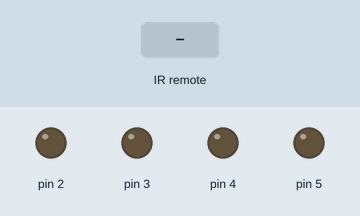
Recording of a sketch running on a simulated Arduino Uno, built with avr-gcc and run on an emulated ATmega328P. Parts: output pins drawn as LEDs (lit = HIGH). The test bench sets the inputs (shaded band).

Above: at 1.2 s.
1.3 s: infrared code 0xFF18E7 received
At 1.7 s:
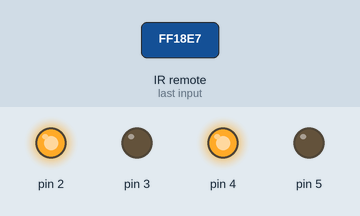
2.8 s: infrared code 0xFF10EF received
At 4.0 s:
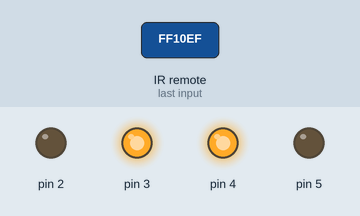
4.3 s: infrared code 0xFF5AA5 received
At 5.2 s:
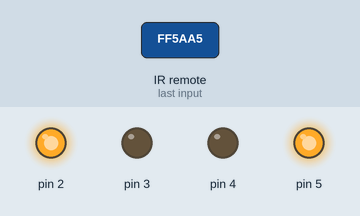
5.8 s: infrared code 0xFF4AB5 received
At 6.4 s:
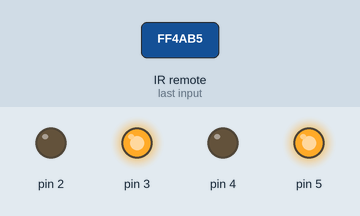
7.3 s: infrared code 0xFFA25D received
At 8.5 s:
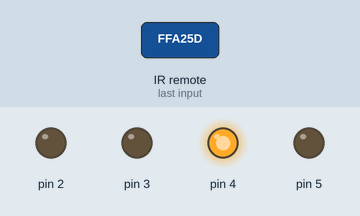
8.8 s: infrared code 0xFFE21D received
At 9.8 s:
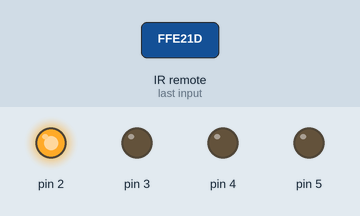
Timing chart, 0 to 13.3 s (numbered marks = the images above; inputs shaded):
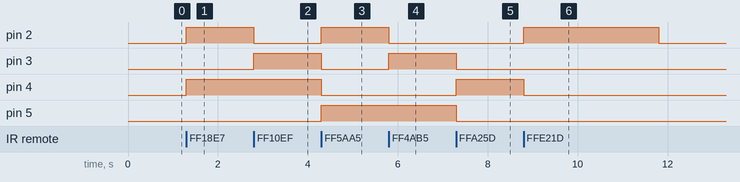

Measured:
- after the input at 1.3 s, pin 2, pin 4: LOW → HIGH at once
- after the input at 2.8 s, pin 2: HIGH → LOW at once; pin 3: LOW → HIGH at once
- after the input at 4.3 s, pin 2, pin 5: LOW → HIGH at once; pin 3, pin 4: HIGH → LOW at once
- after the input at 5.8 s, pin 2: HIGH → LOW at once; pin 3: LOW → HIGH at once
- after the input at 7.3 s, pin 3, pin 5: HIGH → LOW at once; pin 4: LOW → HIGH at once
- after the input at 8.8 s, pin 2: LOW → HIGH at once, → LOW 3.0 s later; pin 4: HIGH → LOW after 0.00 s instead of 1.5 s

The sketch:

robot_IRreceiver.ino
```cpp
// Установка расширеной библиотеки управление ИК-приёмником.
// C:\Program Files (x86)\Arduino\Libraries\RobotIRremote - удалить
// https://github.com/z3t0/Arduino-IRremote - скачать и записать в C:\Program Files (x86)\Arduino\Libraries\

#include <IRremote.h>
#include "IRremote.h" // Подключаем локально библиотеку из текущего каталога
#include "motor.h" // Подключаем все функции управления моторами
// Функция инициализации, выполняется один раз.
// Порт для IR-приемника.
int RECV_PIN = 7;
// Создание IR-приемника.
IRrecv irrecv(RECV_PIN);
// Переменная для хранения кодов кнопок, получаемых от IR-приемника.
decode_results results;
// Хранит время последнего нажатия кнопки.
unsigned long _time;
/////////////
// Опишем коды кнопок макроподстановками:
#define FORWARD 0xFF18E7
#define LEFT 0xFF10EF
#define RIGHT 0xFF5AA5
#define STOP 0xFF38C7
#define BACKWARD 0xFF4AB5
#define FORWARDLEFT 0xFFA25D
#define FORWARD2 0xFF629D
#define FORWARDRIGHT 0xFFE21D
#define LEFT2 0xFF22DD
#define STOP2 0xFF02FD
#define RIGHT2 0xFFC23D
#define BACKWARDLEFT 0xFFE01F
#define BACKWARD2 0xFFA857
#define BACKWARDRIGHT 0xFF906F
#define STOP3 0xFF9867
#define STOP4 0xFF6897
#define STOP5 0xFFB04F
// Инициализация.
void setup()
{
   // Переменные – номера контактов (пинов) Arduino.
   // Для левых и правых моторов машинки.
   setup_motor_system(2, 3, 4, 5);
   _stop(); // Двигатели остановлены.
   // Запуск IR-приемника.
   irrecv.enableIRIn();
   _time = millis();
 }
// Основная программа.
void loop()
{
 if (irrecv.decode(&results))
 {
   _time = millis();
   switch (results.value) {
     // Вперед
     case FORWARD:
      forward();
     break;
     // Назад
     case BACKWARD:
     backward();
     break;
     // Влево
     case LEFT:
     left();
     break;
     // Вправо
     case RIGHT:
     right();
     break;
     // Вперед
     case FORWARD2:
     forward();
     break;
     // Назад
     case BACKWARD2:
     backward();
     break;
     // Влево
     case LEFT2:
     left();
     break;
     // Вправо
     case RIGHT2:
     right();
     break;
     // Прямо и влево
     case FORWARDLEFT:
     forward_left();
     break;
     // Прямо и вправо
     case FORWARDRIGHT:
     forward_right();
     break;
     // Назад и влево
     case BACKWARDLEFT:
     backward_left();
     break;
     // Назад и вправо
     case BACKWARDRIGHT:
     backward_right();
     break;
     // Стоп
     case STOP:
     _stop();
     break;
     case STOP2:
     _stop();
     break;
     case STOP3:
     _stop();
     break;
     case STOP4:
     _stop();
     break;
     case STOP5:
     _stop();
     break;
   }
   irrecv.resume();
 }
 // Если никакая клавиша не нажата более 3 сек., то остановка.
 if((millis()-_time)>3000) {_stop();}
}
//=====================================================================


////===============================================
//// Проверка кодов кнопок у ИК-пульта
//#include "IRremote.h" // Подключаем локально библиотеку из текущего каталога
//// Порт Arduino для приемника.
//int RECV_PIN = 7;
//// Создаем объект IR-приемник.
//IRrecv irrecv(RECV_PIN);
//// Создаем структуру результата приема данных IR-канала.
//decode_results results;
//void setup()
//{
// // Устанавливаем скорость порта связи с ПК.
// Serial.begin(9600);
// // Запуск IR-приемника.
// irrecv.enableIRIn();
//}
//void loop() {
// // Если пришли данные.
// if (irrecv.decode(&results)) {
// // Послать полученные данные на ПК в 16-м представлении.
// Serial.println(results.value, HEX);
// // Готов к приему.
// irrecv.resume();
// }
// delay(100);
//}
```

motor.h
```cpp
// Объявляем переменные для хранения состояния двух моторов.
int motor_L1, motor_L2;
int motor_R1, motor_R2;
//===============================================
// Функция инициализации управления моторами.
void setup_motor_system(int L1, int L2, int R1, int R2)
{
 // Заносятся в переменные номера контактов (пинов) Arduino.
 motor_L1 = L1; motor_L2 = L2;
 // Для левых и правых моторов робота.
 motor_R1 = R1; motor_R2 = R2;
 // Переводятся указанные порты в состояние вывода данных.
 pinMode(motor_L1, OUTPUT);
 pinMode(motor_L2, OUTPUT);
 pinMode(motor_R1, OUTPUT);
 pinMode(motor_R2, OUTPUT);
}
//===============================================
// движение вперед.
void forward()
{
 // Если двигатель будет работать не в ту сторону,
 // поменять на нем контакты местами.
  digitalWrite(motor_L1, HIGH);
 digitalWrite(motor_L2, LOW);
 digitalWrite(motor_R1, HIGH);
 digitalWrite(motor_R2, LOW);
}
//===============================================
// Поворот налево с блокировкой левых колес.
void forward_left()
{
 // блокировка вращения левых колес.
 digitalWrite(motor_L1, LOW);
 digitalWrite(motor_L2, LOW);
 // правые колеса вращаются.
 digitalWrite(motor_R1, HIGH);
 digitalWrite(motor_R2, LOW);
}
//===============================================
// Поворот направо с блокировкой правых колес.
void forward_right()
{
 // левые колеса вращаются.
 digitalWrite(motor_L1, HIGH);
 digitalWrite(motor_L2, LOW);
 // блокировка вращения правых колес.
 digitalWrite(motor_R1, LOW);
 digitalWrite(motor_R2, LOW);
}
// Поворот налево на месте.
void left()
{
 // левые колеса вращаются назад.
 digitalWrite(motor_L1, LOW);
 digitalWrite(motor_L2, HIGH);
 // правые колеса вращаются вперед.
 digitalWrite(motor_R1, HIGH);
 digitalWrite(motor_R2, LOW);
}
//===============================================
// Поворот направо на месте.
void right()
{
 // левые колеса вращаются вперед.
 digitalWrite(motor_L1, HIGH);
 digitalWrite(motor_L2, LOW);
 // правые колеса вращаются назад.
 digitalWrite(motor_R1, LOW);
 digitalWrite(motor_R2, HIGH);
}
// Включаем движение назад.
void backward()
{
 // Смена направления вращения двигателей.
 digitalWrite(motor_L2, HIGH);
 digitalWrite(motor_L1, LOW);
 digitalWrite(motor_R2, HIGH);
 digitalWrite(motor_R1, LOW);
}
//===============================================
// Включаем движение назад.
void backward_left()
{
 // Смена направления вращения двигателей.
 digitalWrite(motor_L2, LOW);
 digitalWrite(motor_L1, HIGH);
 digitalWrite(motor_R2, HIGH);
 digitalWrite(motor_R1, LOW);
}
//===============================================
// Включаем движение назад.
void backward_right()
{
 // Смена направления вращения двигателей.
 digitalWrite(motor_L2, HIGH);
 digitalWrite(motor_L1, LOW);
 digitalWrite(motor_R2, LOW);
 digitalWrite(motor_R1, HIGH);
}
//===============================================
void _stop()
{
 // Блокировка всех колес.
 digitalWrite(motor_L2, LOW);
 digitalWrite(motor_L1, LOW);
 digitalWrite(motor_R2, LOW);
 digitalWrite(motor_R1, LOW);
}
//=====================================================================
```
